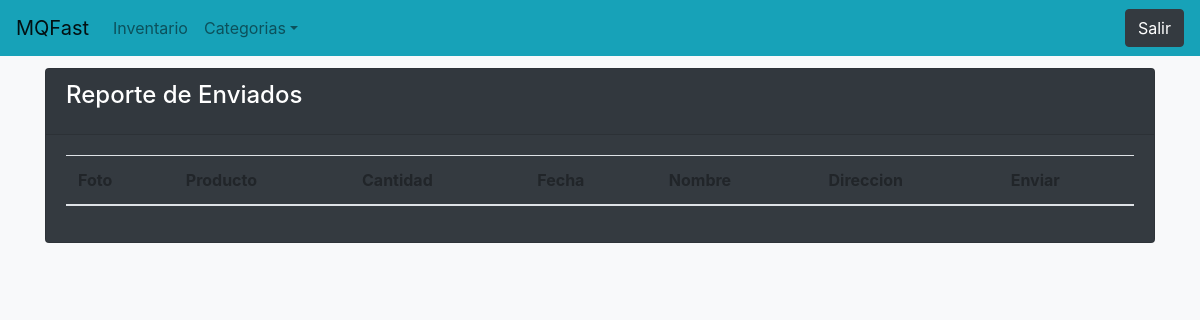
/reportes/entregados.php, run on an earlier commit of the app's database.
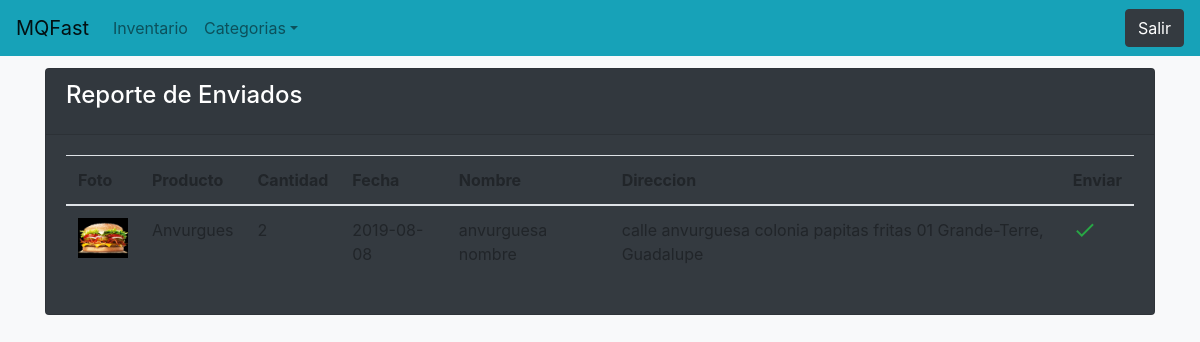
And on a later commit of the database.
### tables this page shows
CREATE TABLE `compras` (
  `id` int(10) NOT NULL,
  `clave` varchar(200) NOT NULL,
  `correo_usuario` varchar(100) NOT NULL,
  `clave_producto` varchar(200) NOT NULL,
  `producto` varchar(100) NOT NULL,
  `foto` varchar(200) NOT NULL,
  `descripcion` text NOT NULL,
  `cantidad` int(3) NOT NULL,
  `precio` decimal(8,2) NOT NULL,
  `total` decimal(8,2) NOT NULL,
  `fecha` date NOT NULL,
  `estado_envio` varchar(50) NOT NULL,
  `estado_compra` varchar(50) NOT NULL,
  `direccion` text NOT NULL,
  `nombre` varchar(200) NOT NULL
);

### reportes/entregados.php (the view, shortened to what this page needs)
<?php include '../extend/header.php';
$sel = $con->prepare("SELECT producto,foto,cantidad,precio, clave, direccion, nombre, fecha FROM compras WHERE estado_compra = 'COMPRADO' AND estado_envio = 'ENTREGADO' ORDER BY fecha DESC   ");
$sel->execute();
 ?>
<div class="container" style="margin-top: 1%;">
	<div class="card text-white bg-dark" style="margin-top: 1%">
			<div class="card-header"><h4 class="card-title">Reporte de Enviados</h4></div>
			<div class="card-body">
				<table class="table">
					<thead>
						<th>Foto</th>
						<th>Producto</th>
						<th>Cantidad</th>
						<th>Fecha</th>
						<th>Nombre</th>
						<th>Direccion</th>
						<th>Enviar</th>
					</thead>
					<tbody>
						<?php while ($f = $sel->fetch()) { ?>
						<tr>
							<td><img src="../admin/<?php echo $f['foto'] ?>" width="50" heught="50"></td>
							<td><?php echo $f['producto'] ?></td>
							<td><?php echo $f['cantidad'] ?></td>
							<td><?php echo $f['fecha'] ?></td>
							<td><?php echo $f['nombre'] ?></td>
							<td><?php echo $f['direccion'] ?></td>
							<td><span class="material-icons text-success"  >done</span></td>
						</tr>
						<?php
					}
					?>
					</tbody>
				</table>
			</div>
		</div>
</div>
</body>
</html>

### extend/header.php (shortened to what this page needs)
<!DOCTYPE html>
<html lang="en">
<head>
    <link rel="stylesheet" href="../css/bootstrap.min.css">
</head>
<body class="bg-light">
    <nav class="navbar navbar-expand-lg navbar-light bg-info">
        <a href="../admin/index.php" class="navbar-brand">MQFast</a>
        <div class="collapse navbar-collapse" id="menu">
            <ul class="navbar-nav mr-auto">
                <li class="nav-item mr-auto">
                    <a href="../admin/inventario.php" class="nav-link">Inventario</a>
                </li>
                <li class="nav-item dropdown">
                    <a href="#" class="nav-link dropdown-toggle" id="navbarDropdown" role="button" data-toggle="dropdown" aria-haspopup="true" aria-expanded="false">
                    Categorias</a>
                </li>
            </ul>
            <button class="btn btn-dark"  id="logout">Salir</button>
        </div>
    </nav>

### extend/header.php (style rules this page uses)
body { padding-bottom: 10px; }

What changed in the data, as far as the page shows it:
now on this page (row edited): compras: foto (picture), producto "Anvurgues", cantidad "2", fecha "2019-08-08", nombre "anvurguesa nombre", direccion "calle anvurguesa colonia papitas fritas 01 Grande-Terre, Guadalupe"
